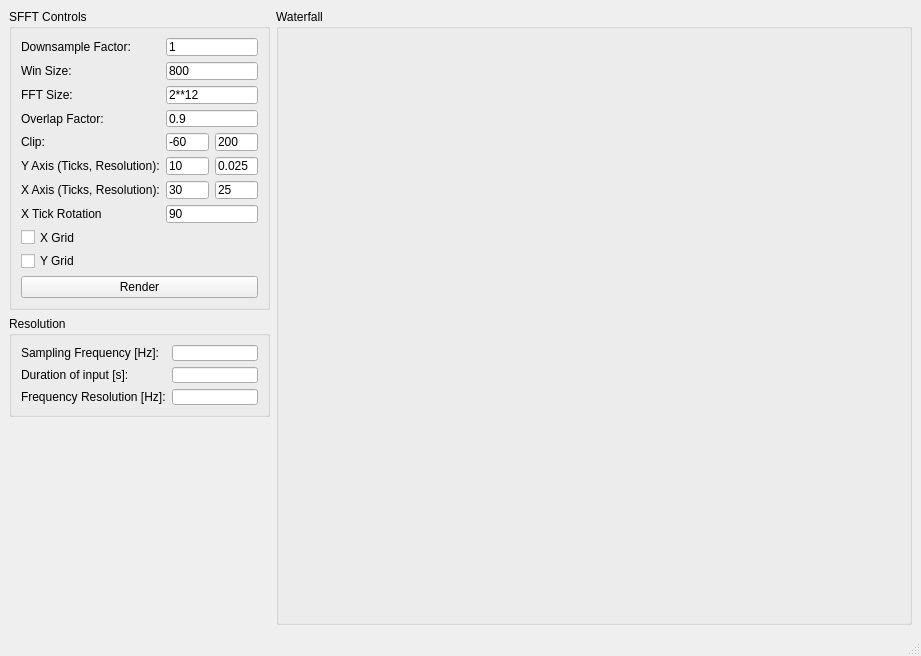
<?xml version="1.0" encoding="UTF-8"?>
<ui version="4.0">
 <class>MainWindow</class>
 <widget class="QMainWindow" name="MainWindow">
  <property name="geometry">
   <rect>
    <x>0</x>
    <y>0</y>
    <width>921</width>
    <height>656</height>
   </rect>
  </property>
  <property name="minimumSize">
   <size>
    <width>0</width>
    <height>0</height>
   </size>
  </property>
  <property name="windowTitle">
   <string>MainWindow</string>
  </property>
  <widget class="QWidget" name="centralwidget">
   <layout class="QHBoxLayout" name="horizontalLayout_5">
    <item>
     <layout class="QVBoxLayout" name="verticalLayout_3">
      <item>
       <widget class="QGroupBox" name="groupBox">
        <property name="sizePolicy">
         <sizepolicy hsizetype="Fixed" vsizetype="MinimumExpanding">
          <horstretch>0</horstretch>
          <verstretch>0</verstretch>
         </sizepolicy>
        </property>
        <property name="minimumSize">
         <size>
          <width>261</width>
          <height>202</height>
         </size>
        </property>
        <property name="maximumSize">
         <size>
          <width>261</width>
          <height>301</height>
         </size>
        </property>
        <property name="title">
         <string>SFFT Controls</string>
        </property>
        <layout class="QVBoxLayout" name="verticalLayout">
         <item>
          <layout class="QFormLayout" name="formLayout">
           <property name="fieldGrowthPolicy">
            <enum>QFormLayout::AllNonFixedFieldsGrow</enum>
           </property>
           <item row="1" column="0">
            <widget class="QLabel" name="label_7">
             <property name="text">
              <string>Downsample Factor:</string>
             </property>
            </widget>
           </item>
           <item row="1" column="1">
            <widget class="QLineEdit" name="downsample_fac">
             <property name="text">
              <string>1</string>
             </property>
            </widget>
           </item>
           <item row="3" column="1">
            <widget class="QLineEdit" name="fft_size">
             <property name="minimumSize">
              <size>
               <width>0</width>
               <height>0</height>
              </size>
             </property>
             <property name="text">
              <string>2**12</string>
             </property>
            </widget>
           </item>
           <item row="4" column="0">
            <widget class="QLabel" name="label_3">
             <property name="text">
              <string>Overlap Factor:</string>
             </property>
            </widget>
           </item>
           <item row="4" column="1">
            <widget class="QLineEdit" name="overlap_fac">
             <property name="text">
              <string>0.9</string>
             </property>
            </widget>
           </item>
           <item row="5" column="0">
            <widget class="QLabel" name="label_2">
             <property name="text">
              <string>Clip:</string>
             </property>
            </widget>
           </item>
           <item row="5" column="1">
            <layout class="QHBoxLayout" name="horizontalLayout">
             <item>
              <widget class="QLineEdit" name="clip_min">
               <property name="sizePolicy">
                <sizepolicy hsizetype="Expanding" vsizetype="Fixed">
                 <horstretch>0</horstretch>
                 <verstretch>0</verstretch>
                </sizepolicy>
               </property>
               <property name="baseSize">
                <size>
                 <width>0</width>
                 <height>0</height>
                </size>
               </property>
               <property name="text">
                <string>-60</string>
               </property>
              </widget>
             </item>
             <item>
              <widget class="QLineEdit" name="clip_max">
               <property name="text">
                <string>200</string>
               </property>
              </widget>
             </item>
            </layout>
           </item>
           <item row="6" column="0">
            <widget class="QLabel" name="label_5">
             <property name="text">
              <string>Y Axis (Ticks, Resolution):</string>
             </property>
            </widget>
           </item>
           <item row="6" column="1">
            <layout class="QHBoxLayout" name="horizontalLayout_3">
             <item>
              <widget class="QLineEdit" name="y_num_ticks">
               <property name="text">
                <string>10</string>
               </property>
              </widget>
             </item>
             <item>
              <widget class="QLineEdit" name="y_resolution">
               <property name="text">
                <string>0.025</string>
               </property>
              </widget>
             </item>
            </layout>
           </item>
           <item row="7" column="0">
            <widget class="QLabel" name="label_4">
             <property name="text">
              <string>X Axis (Ticks, Resolution):</string>
             </property>
            </widget>
           </item>
           <item row="7" column="1">
            <layout class="QHBoxLayout" name="horizontalLayout_2">
             <item>
              <widget class="QLineEdit" name="x_num_ticks">
               <property name="text">
                <string>30</string>
               </property>
              </widget>
             </item>
             <item>
              <widget class="QLineEdit" name="x_resolution">
               <property name="text">
                <string>25</string>
               </property>
              </widget>
             </item>
            </layout>
           </item>
           <item row="8" column="0">
            <widget class="QLabel" name="label_8">
             <property name="text">
              <string>X Tick Rotation</string>
             </property>
            </widget>
           </item>
           <item row="8" column="1">
            <widget class="QLineEdit" name="x_tick_rotation">
             <property name="text">
              <string>90</string>
             </property>
            </widget>
           </item>
           <item row="9" column="0">
            <widget class="QCheckBox" name="x_grid">
             <property name="text">
              <string>X Grid</string>
             </property>
            </widget>
           </item>
           <item row="10" column="0">
            <widget class="QCheckBox" name="y_grid">
             <property name="text">
              <string>Y Grid</string>
             </property>
            </widget>
           </item>
           <item row="3" column="0">
            <widget class="QLabel" name="label">
             <property name="text">
              <string>FFT Size:</string>
             </property>
            </widget>
           </item>
           <item row="2" column="0">
            <widget class="QLabel" name="label_12">
             <property name="text">
              <string>Win Size:</string>
             </property>
            </widget>
           </item>
           <item row="2" column="1">
            <widget class="QLineEdit" name="win_size">
             <property name="text">
              <string>800</string>
             </property>
            </widget>
           </item>
          </layout>
         </item>
         <item>
          <widget class="QPushButton" name="render">
           <property name="text">
            <string>Render</string>
           </property>
          </widget>
         </item>
        </layout>
       </widget>
      </item>
      <item>
       <widget class="QGroupBox" name="groupBox_3">
        <property name="minimumSize">
         <size>
          <width>261</width>
          <height>87</height>
         </size>
        </property>
        <property name="maximumSize">
         <size>
          <width>261</width>
          <height>101</height>
         </size>
        </property>
        <property name="title">
         <string>Resolution</string>
        </property>
        <layout class="QVBoxLayout" name="verticalLayout_2">
         <item>
          <layout class="QFormLayout" name="formLayout_2">
           <item row="3" column="0">
            <widget class="QLabel" name="label_10">
             <property name="text">
              <string>Frequency Resolution [Hz]:</string>
             </property>
            </widget>
           </item>
           <item row="3" column="1">
            <widget class="QLineEdit" name="freq_res">
             <property name="sizePolicy">
              <sizepolicy hsizetype="Preferred" vsizetype="Fixed">
               <horstretch>0</horstretch>
               <verstretch>0</verstretch>
              </sizepolicy>
             </property>
             <property name="readOnly">
              <bool>true</bool>
             </property>
            </widget>
           </item>
           <item row="1" column="0">
            <widget class="QLabel" name="label_9">
             <property name="text">
              <string>Sampling Frequency [Hz]:</string>
             </property>
            </widget>
           </item>
           <item row="1" column="1">
            <widget class="QLineEdit" name="sampling_freq">
             <property name="sizePolicy">
              <sizepolicy hsizetype="Preferred" vsizetype="Fixed">
               <horstretch>0</horstretch>
               <verstretch>0</verstretch>
              </sizepolicy>
             </property>
             <property name="readOnly">
              <bool>true</bool>
             </property>
            </widget>
           </item>
           <item row="2" column="0">
            <widget class="QLabel" name="label_11">
             <property name="text">
              <string>Duration of input [s]:</string>
             </property>
            </widget>
           </item>
           <item row="2" column="1">
            <widget class="QLineEdit" name="data_length"/>
           </item>
          </layout>
         </item>
        </layout>
       </widget>
      </item>
      <item>
       <spacer name="verticalSpacer">
        <property name="orientation">
         <enum>Qt::Vertical</enum>
        </property>
        <property name="sizeHint" stdset="0">
         <size>
          <width>20</width>
          <height>40</height>
         </size>
        </property>
       </spacer>
      </item>
     </layout>
    </item>
    <item>
     <widget class="QGroupBox" name="groupBox_2">
      <property name="sizePolicy">
       <sizepolicy hsizetype="Expanding" vsizetype="Expanding">
        <horstretch>0</horstretch>
        <verstretch>0</verstretch>
       </sizepolicy>
      </property>
      <property name="title">
       <string>Waterfall</string>
      </property>
      <layout class="QHBoxLayout" name="horizontalLayout_4">
       <item>
        <widget class="MplCanvas" name="mpl" native="true">
         <layout class="QHBoxLayout" name="horizontalLayout_7"/>
        </widget>
       </item>
      </layout>
     </widget>
    </item>
   </layout>
  </widget>
  <widget class="QMenuBar" name="menubar">
   <property name="geometry">
    <rect>
     <x>0</x>
     <y>0</y>
     <width>921</width>
     <height>21</height>
    </rect>
   </property>
  </widget>
  <widget class="QStatusBar" name="statusbar"/>
 </widget>
 <customwidgets>
  <customwidget>
   <class>MplCanvas</class>
   <extends>QWidget</extends>
   <header>mplcanvas.h</header>
   <container>1</container>
  </customwidget>
 </customwidgets>
 <tabstops>
  <tabstop>downsample_fac</tabstop>
  <tabstop>fft_size</tabstop>
  <tabstop>overlap_fac</tabstop>
  <tabstop>clip_min</tabstop>
  <tabstop>clip_max</tabstop>
  <tabstop>y_num_ticks</tabstop>
  <tabstop>y_resolution</tabstop>
  <tabstop>x_num_ticks</tabstop>
  <tabstop>x_resolution</tabstop>
  <tabstop>x_tick_rotation</tabstop>
  <tabstop>x_grid</tabstop>
  <tabstop>y_grid</tabstop>
  <tabstop>render</tabstop>
 </tabstops>
 <resources/>
 <connections/>
</ui>
